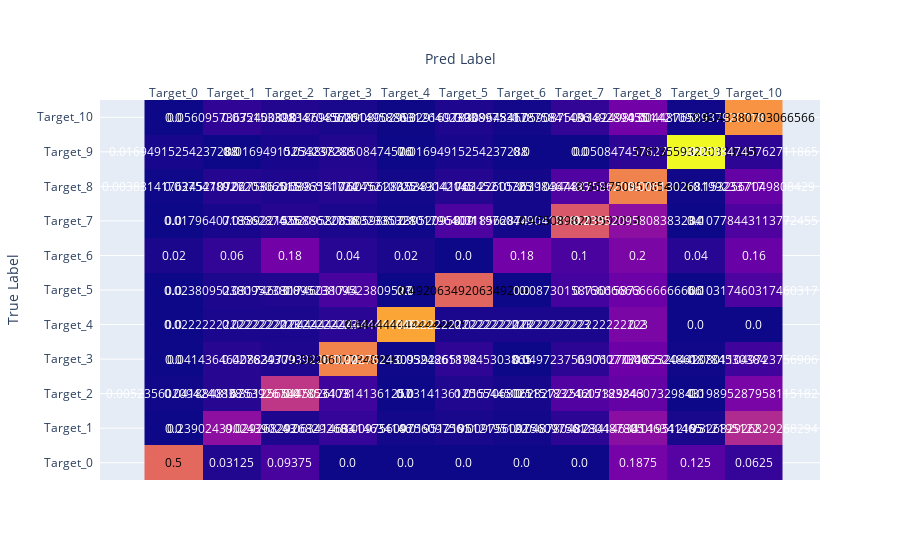

Notebook code for this chart:
### Code cell
cm = confusion_matrix(oof_df[Config.target], oof_df['prediction'], normalize='true')

names = [f'Target_{i}' for i in range(11)]

fig = ff.create_annotated_heatmap(cm, x=names, y=names)
fig.update_layout(
    yaxis_title='True Label',
    xaxis_title='Pred Label',
)
fig.show()

### Figure 1 — Plotly figure (JSON) as saved in the notebook; plotly's stock layout.template omitted (floating-point values rounded to 4 significant figures)
{"data": [{"colorscale": [[0, "#0d0887"], [0.1111, "#46039f"], [0.2222, "#7201a8"], [0.3333, "#9c179e"], [0.4444, "#bd3786"], [0.5556, "#d8576b"], [0.6667, "#ed7953"], [0.7778, "#fb9f3a"], [0.8889, "#fdca26"], [1, "#f0f921"]], "reversescale": false, "showscale": false, "type": "heatmap", "x": ["Target_0", "Target_1", "Target_2", "Target_3", "Target_4", "Target_5", "Target_6", "Target_7", "Target_8", "Target_9", "Target_10"], "y": ["Target_0", "Target_1", "Target_2", "Target_3", "Target_4", "Target_5", "Target_6", "Target_7", "Target_8", "Target_9", "Target_10"], "z": [[0.5, 0.03125, 0.09375, 0, 0, 0, 0, 0, 0.1875, 0.125, 0.0625], [0, 0.239, 0.02927, 0.06341, 0.009756, 0.01951, 0.009756, 0.04878, 0.2341, 0.01951, 0.3268], [0.005236, 0.04188, 0.3613, 0.07853, 0, 0.03141, 0.01571, 0.1152, 0.1518, 0, 0.199], [0, 0.04144, 0.02762, 0.5691, 0.002762, 0.05249, 0, 0.04972, 0.1713, 0.005525, 0.08011], [0, 0.02222, 0.02222, 0.04444, 0.6444, 0.02222, 0.02222, 0.02222, 0.2, 0, 0], [0, 0.02381, 0.03175, 0.09524, 0, 0.4921, 0, 0.0873, 0.1667, 0, 0.1032], [0.02, 0.06, 0.18, 0.04, 0.02, 0, 0.18, 0.1, 0.2, 0.04, 0.16], [0, 0.01796, 0.03892, 0.02096, 0.005988, 0.1018, 0.01198, 0.4551, 0.2395, 0, 0.1078], [0.003831, 0.03755, 0.02759, 0.03831, 0.007663, 0.03831, 0.01226, 0.1103, 0.5648, 0.00613, 0.1533], [0.01695, 0, 0.01695, 0.0339, 0, 0.01695, 0, 0, 0.05085, 0.8136, 0.05085], [0, 0.0561, 0.03515, 0.0187, 0.001496, 0.02917, 0.008975, 0.05909, 0.1825, 0.004488, 0.6043]]}], "layout": {"annotations": [{"font": {"color": "#000000"}, "showarrow": false, "text": "0.5", "x": "Target_0", "xref": "x", "y": "Target_0", "yref": "y"}, {"font": {"color": "#FFFFFF"}, "showarrow": false, "text": "0.03125", "x": "Target_1", "xref": "x", "y": "Target_0", "yref": "y"}, {"font": {"color": "#FFFFFF"}, "showarrow": false, "text": "0.09375", "x": "Target_2", "xref": "x", "y": "Target_0", "yref": "y"}, {"font": {"color": "#FFFFFF"}, "showarrow": false, "text": "0.0", "x": "Target_3", "xref": "x", "y": "Target_0", "yref": "y"}, {"font": {"color": "#FFFFFF"}, "showarrow": false, "text": "0.0", "x": "Target_4", "xref": "x", "y": "Target_0", "yref": "y"}, {"font": {"color": "#FFFFFF"}, "showarrow": false, "text": "0.0", "x": "Target_5", "xref": "x", "y": "Target_0", "yref": "y"}, {"font": {"color": "#FFFFFF"}, "showarrow": false, "text": "0.0", "x": "Target_6", "xref": "x", "y": "Target_0", "yref": "y"}, {"font": {"color": "#FFFFFF"}, "showarrow": false, "text": "0.0", "x": "Target_7", "xref": "x", "y": "Target_0", "yref": "y"}, {"font": {"color": "#FFFFFF"}, "showarrow": false, "text": "0.1875", "x": "Target_8", "xref": "x", "y": "Target_0", "yref": "y"}, {"font": {"color": "#FFFFFF"}, "showarrow": false, "text": "0.125", "x": "Target_9", "xref": "x", "y": "Target_0", "yref": "y"}, {"font": {"color": "#FFFFFF"}, "showarrow": false, "text": "0.0625", "x": "Target_10", "xref": "x", "y": "Target_0", "yref": "y"}, {"font": {"color": "#FFFFFF"}, "showarrow": false, "text": "0.0", "x": "Target_0", "xref": "x", "y": "Target_1", "yref": "y"}, {"font": {"color": "#FFFFFF"}, "showarrow": false, "text": "0.23902439024390243", "x": "Target_1", "xref": "x", "y": "Target_1", "yref": "y"}, {"font": {"color": "#FFFFFF"}, "showarrow": false, "text": "0.02926829268292683", "x": "Target_2", "xref": "x", "y": "Target_1", "yref": "y"}, {"font": {"color": "#FFFFFF"}, "showarrow": false, "text": "0.06341463414634146", "x": "Target_3", "xref": "x", "y": "Target_1", "yref": "y"}, {"font": {"color": "#FFFFFF"}, "showarrow": false, "text": "0.00975609756097561", "x": "Target_4", "xref": "x", "y": "Target_1", "yref": "y"}, {"font": {"color": "#FFFFFF"}, "showarrow": false, "text": "0.01951219512195122", "x": "Target_5", "xref": "x", "y": "Target_1", "yref": "y"}, {"font": {"color": "#FFFFFF"}, "showarrow": false, "text": "0.00975609756097561", "x": "Target_6", "xref": "x", "y": "Target_1", "yref": "y"}, {"font": {"color": "#FFFFFF"}, "showarrow": false, "text": "0.04878048780487805", "x": "Target_7", "xref": "x", "y": "Target_1", "yref": "y"}, {"font": {"color": "#FFFFFF"}, "showarrow": false, "text": "0.23414634146341465", "x": "Target_8", "xref": "x", "y": "Target_1", "yref": "y"}, {"font": {"color": "#FFFFFF"}, "showarrow": false, "text": "0.01951219512195122", "x": "Target_9", "xref": "x", "y": "Target_1", "yref": "y"}, {"font": {"color": "#FFFFFF"}, "showarrow": false, "text": "0.32682926829268294", "x": "Target_10", "xref": "x", "y": "Target_1", "yref": "y"}, {"font": {"color": "#FFFFFF"}, "showarrow": false, "text": "0.005235602094240838", "x": "Target_0", "xref": "x", "y": "Target_2", "yref": "y"}, {"font": {"color": "#FFFFFF"}, "showarrow": false, "text": "0.041884816753926704", "x": "Target_1", "xref": "x", "y": "Target_2", "yref": "y"}, {"font": {"color": "#FFFFFF"}, "showarrow": false, "text": "0.3612565445026178", "x": "Target_2", "xref": "x", "y": "Target_2", "yref": "y"}, {"font": {"color": "#FFFFFF"}, "showarrow": false, "text": "0.07853403141361257", "x": "Target_3", "xref": "x", "y": "Target_2", "yref": "y"}, {"font": {"color": "#FFFFFF"}, "showarrow": false, "text": "0.0", "x": "Target_4", "xref": "x", "y": "Target_2", "yref": "y"}, {"font": {"color": "#FFFFFF"}, "showarrow": false, "text": "0.031413612565445025", "x": "Target_5", "xref": "x", "y": "Target_2", "yref": "y"}, {"font": {"color": "#FFFFFF"}, "showarrow": false, "text": "0.015706806282722512", "x": "Target_6", "xref": "x", "y": "Target_2", "yref": "y"}, {"font": {"color": "#FFFFFF"}, "showarrow": false, "text": "0.11518324607329843", "x": "Target_7", "xref": "x", "y": "Target_2", "yref": "y"}, {"font": {"color": "#FFFFFF"}, "showarrow": false, "text": "0.1518324607329843", "x": "Target_8", "xref": "x", "y": "Target_2", "yref": "y"}, {"font": {"color": "#FFFFFF"}, "showarrow": false, "text": "0.0", "x": "Target_9", "xref": "x", "y": "Target_2", "yref": "y"}, {"font": {"color": "#FFFFFF"}, "showarrow": false, "text": "0.19895287958115182", "x": "Target_10", "xref": "x", "y": "Target_2", "yref": "y"}, {"font": {"color": "#FFFFFF"}, "showarrow": false, "text": "0.0", "x": "Target_0", "xref": "x", "y": "Target_3", "yref": "y"}, {"font": {"color": "#FFFFFF"}, "showarrow": false, "text": "0.04143646408839779", "x": "Target_1", "xref": "x", "y": "Target_3", "yref": "y"}, {"font": {"color": "#FFFFFF"}, "showarrow": false, "text": "0.027624309392265192", "x": "Target_2", "xref": "x", "y": "Target_3", "yref": "y"}, {"font": {"color": "#000000"}, "showarrow": false, "text": "0.569060773480663", "x": "Target_3", "xref": "x", "y": "Target_3", "yref": "y"}, {"font": {"color": "#FFFFFF"}, "showarrow": false, "text": "0.0027624309392265192", "x": "Target_4", "xref": "x", "y": "Target_3", "yref": "y"}, {"font": {"color": "#FFFFFF"}, "showarrow": false, "text": "0.052486187845303865", "x": "Target_5", "xref": "x", "y": "Target_3", "yref": "y"}, {"font": {"color": "#FFFFFF"}, "showarrow": false, "text": "0.0", "x": "Target_6", "xref": "x", "y": "Target_3", "yref": "y"}, {"font": {"color": "#FFFFFF"}, "showarrow": false, "text": "0.049723756906077346", "x": "Target_7", "xref": "x", "y": "Target_3", "yref": "y"}, {"font": {"color": "#FFFFFF"}, "showarrow": false, "text": "0.1712707182320442", "x": "Target_8", "xref": "x", "y": "Target_3", "yref": "y"}, {"font": {"color": "#FFFFFF"}, "showarrow": false, "text": "0.0055248618784530384", "x": "Target_9", "xref": "x", "y": "Target_3", "yref": "y"}, {"font": {"color": "#FFFFFF"}, "showarrow": false, "text": "0.08011049723756906", "x": "Target_10", "xref": "x", "y": "Target_3", "yref": "y"}, {"font": {"color": "#FFFFFF"}, "showarrow": false, "text": "0.0", "x": "Target_0", "xref": "x", "y": "Target_4", "yref": "y"}, {"font": {"color": "#FFFFFF"}, "showarrow": false, "text": "0.022222222222222223", "x": "Target_1", "xref": "x", "y": "Target_4", "yref": "y"}, {"font": {"color": "#FFFFFF"}, "showarrow": false, "text": "0.022222222222222223", "x": "Target_2", "xref": "x", "y": "Target_4", "yref": "y"}, {"font": {"color": "#FFFFFF"}, "showarrow": false, "text": "0.044444444444444446", "x": "Target_3", "xref": "x", "y": "Target_4", "yref": "y"}, {"font": {"color": "#000000"}, "showarrow": false, "text": "0.6444444444444445", "x": "Target_4", "xref": "x", "y": "Target_4", "yref": "y"}, {"font": {"color": "#FFFFFF"}, "showarrow": false, "text": "0.022222222222222223", "x": "Target_5", "xref": "x", "y": "Target_4", "yref": "y"}, {"font": {"color": "#FFFFFF"}, "showarrow": false, "text": "0.022222222222222223", "x": "Target_6", "xref": "x", "y": "Target_4", "yref": "y"}, {"font": {"color": "#FFFFFF"}, "showarrow": false, "text": "0.022222222222222223", "x": "Target_7", "xref": "x", "y": "Target_4", "yref": "y"}, {"font": {"color": "#FFFFFF"}, "showarrow": false, "text": "0.2", "x": "Target_8", "xref": "x", "y": "Target_4", "yref": "y"}, {"font": {"color": "#FFFFFF"}, "showarrow": false, "text": "0.0", "x": "Target_9", "xref": "x", "y": "Target_4", "yref": "y"}, {"font": {"color": "#FFFFFF"}, "showarrow": false, "text": "0.0", "x": "Target_10", "xref": "x", "y": "Target_4", "yref": "y"}, {"font": {"color": "#FFFFFF"}, "showarrow": false, "text": "0.0", "x": "Target_0", "xref": "x", "y": "Target_5", "yref": "y"}, {"font": {"color": "#FFFFFF"}, "showarrow": false, "text": "0.023809523809523808", "x": "Target_1", "xref": "x", "y": "Target_5", "yref": "y"}, {"font": {"color": "#FFFFFF"}, "showarrow": false, "text": "0.031746031746031744", "x": "Target_2", "xref": "x", "y": "Target_5", "yref": "y"}, {"font": {"color": "#FFFFFF"}, "showarrow": false, "text": "0.09523809523809523", "x": "Target_3", "xref": "x", "y": "Target_5", "yref": "y"}, {"font": {"color": "#FFFFFF"}, "showarrow": false, "text": "0.0", "x": "Target_4", "xref": "x", "y": "Target_5", "yref": "y"}, {"font": {"color": "#000000"}, "showarrow": false, "text": "0.49206349206349204", "x": "Target_5", "xref": "x", "y": "Target_5", "yref": "y"}, {"font": {"color": "#FFFFFF"}, "showarrow": false, "text": "0.0", "x": "Target_6", "xref": "x", "y": "Target_5", "yref": "y"}, {"font": {"color": "#FFFFFF"}, "showarrow": false, "text": "0.0873015873015873", "x": "Target_7", "xref": "x", "y": "Target_5", "yref": "y"}, {"font": {"color": "#FFFFFF"}, "showarrow": false, "text": "0.16666666666666666", "x": "Target_8", "xref": "x", "y": "Target_5", "yref": "y"}, {"font": {"color": "#FFFFFF"}, "showarrow": false, "text": "0.0", "x": "Target_9", "xref": "x", "y": "Target_5", "yref": "y"}, {"font": {"color": "#FFFFFF"}, "showarrow": false, "text": "0.10317460317460317", "x": "Target_10", "xref": "x", "y": "Target_5", "yref": "y"}, {"font": {"color": "#FFFFFF"}, "showarrow": false, "text": "0.02", "x": "Target_0", "xref": "x", "y": "Target_6", "yref": "y"}, {"font": {"color": "#FFFFFF"}, "showarrow": false, "text": "0.06", "x": "Target_1", "xref": "x", "y": "Target_6", "yref": "y"}, {"font": {"color": "#FFFFFF"}, "showarrow": false, "text": "0.18", "x": "Target_2", "xref": "x", "y": "Target_6", "yref": "y"}, {"font": {"color": "#FFFFFF"}, "showarrow": false, "text": "0.04", "x": "Target_3", "xref": "x", "y": "Target_6", "yref": "y"}, {"font": {"color": "#FFFFFF"}, "showarrow": false, "text": "0.02", "x": "Target_4", "xref": "x", "y": "Target_6", "yref": "y"}, {"font": {"color": "#FFFFFF"}, "showarrow": false, "text": "0.0", "x": "Target_5", "xref": "x", "y": "Target_6", "yref": "y"}, {"font": {"color": "#FFFFFF"}, "showarrow": false, "text": "0.18", "x": "Target_6", "xref": "x", "y": "Target_6", "yref": "y"}, {"font": {"color": "#FFFFFF"}, "showarrow": false, "text": "0.1", "x": "Target_7", "xref": "x", "y": "Target_6", "yref": "y"}, {"font": {"color": "#FFFFFF"}, "showarrow": false, "text": "0.2", "x": "Target_8", "xref": "x", "y": "Target_6", "yref": "y"}, {"font": {"color": "#FFFFFF"}, "showarrow": false, "text": "0.04", "x": "Target_9", "xref": "x", "y": "Target_6", "yref": "y"}, {"font": {"color": "#FFFFFF"}, "showarrow": false, "text": "0.16", "x": "Target_10", "xref": "x", "y": "Target_6", "yref": "y"}, {"font": {"color": "#FFFFFF"}, "showarrow": false, "text": "0.0", "x": "Target_0", "xref": "x", "y": "Target_7", "yref": "y"}, {"font": {"color": "#FFFFFF"}, "showarrow": false, "text": "0.017964071856287425", "x": "Target_1", "xref": "x", "y": "Target_7", "yref": "y"}, {"font": {"color": "#FFFFFF"}, "showarrow": false, "text": "0.038922155688622756", "x": "Target_2", "xref": "x", "y": "Target_7", "yref": "y"}, {"font": {"color": "#FFFFFF"}, "showarrow": false, "text": "0.020958083832335328", "x": "Target_3", "xref": "x", "y": "Target_7", "yref": "y"}, {"font": {"color": "#FFFFFF"}, "showarrow": false, "text": "0.005988023952095809", "x": "Target_4", "xref": "x", "y": "Target_7", "yref": "y"}, {"font": {"color": "#FFFFFF"}, "showarrow": false, "text": "0.10179640718562874", "x": "Target_5", "xref": "x", "y": "Target_7", "yref": "y"}, {"font": {"color": "#FFFFFF"}, "showarrow": false, "text": "0.011976047904191617", "x": "Target_6", "xref": "x", "y": "Target_7", "yref": "y"}, {"font": {"color": "#000000"}, "showarrow": false, "text": "0.4550898203592814", "x": "Target_7", "xref": "x", "y": "Target_7", "yref": "y"}, {"font": {"color": "#FFFFFF"}, "showarrow": false, "text": "0.23952095808383234", "x": "Target_8", "xref": "x", "y": "Target_7", "yref": "y"}, {"font": {"color": "#FFFFFF"}, "showarrow": false, "text": "0.0", "x": "Target_9", "xref": "x", "y": "Target_7", "yref": "y"}, {"font": {"color": "#FFFFFF"}, "showarrow": false, "text": "0.10778443113772455", "x": "Target_10", "xref": "x", "y": "Target_7", "yref": "y"}, {"font": {"color": "#FFFFFF"}, "showarrow": false, "text": "0.0038314176245210726", "x": "Target_0", "xref": "x", "y": "Target_8", "yref": "y"}, {"font": {"color": "#FFFFFF"}, "showarrow": false, "text": "0.037547892720306515", "x": "Target_1", "xref": "x", "y": "Target_8", "yref": "y"}, {"font": {"color": "#FFFFFF"}, "showarrow": false, "text": "0.027586206896551724", "x": "Target_2", "xref": "x", "y": "Target_8", "yref": "y"}, {"font": {"color": "#FFFFFF"}, "showarrow": false, "text": "0.038314176245210725", "x": "Target_3", "xref": "x", "y": "Target_8", "yref": "y"}, {"font": {"color": "#FFFFFF"}, "showarrow": false, "text": "0.007662835249042145", "x": "Target_4", "xref": "x", "y": "Target_8", "yref": "y"}, {"font": {"color": "#FFFFFF"}, "showarrow": false, "text": "0.038314176245210725", "x": "Target_5", "xref": "x", "y": "Target_8", "yref": "y"}, {"font": {"color": "#FFFFFF"}, "showarrow": false, "text": "0.012260536398467433", "x": "Target_6", "xref": "x", "y": "Target_8", "yref": "y"}, {"font": {"color": "#FFFFFF"}, "showarrow": false, "text": "0.1103448275862069", "x": "Target_7", "xref": "x", "y": "Target_8", "yref": "y"}, {"font": {"color": "#000000"}, "showarrow": false, "text": "0.5647509578544061", "x": "Target_8", "xref": "x", "y": "Target_8", "yref": "y"}, {"font": {"color": "#FFFFFF"}, "showarrow": false, "text": "0.006130268199233717", "x": "Target_9", "xref": "x", "y": "Target_8", "yref": "y"}, {"font": {"color": "#FFFFFF"}, "showarrow": false, "text": "0.1532567049808429", "x": "Target_10", "xref": "x", "y": "Target_8", "yref": "y"}, {"font": {"color": "#FFFFFF"}, "showarrow": false, "text": "0.01694915254237288", "x": "Target_0", "xref": "x", "y": "Target_9", "yref": "y"}, {"font": {"color": "#FFFFFF"}, "showarrow": false, "text": "0.0", "x": "Target_1", "xref": "x", "y": "Target_9", "yref": "y"}, {"font": {"color": "#FFFFFF"}, "showarrow": false, "text": "0.01694915254237288", "x": "Target_2", "xref": "x", "y": "Target_9", "yref": "y"}, {"font": {"color": "#FFFFFF"}, "showarrow": false, "text": "0.03389830508474576", "x": "Target_3", "xref": "x", "y": "Target_9", "yref": "y"}, {"font": {"color": "#FFFFFF"}, "showarrow": false, "text": "0.0", "x": "Target_4", "xref": "x", "y": "Target_9", "yref": "y"}, {"font": {"color": "#FFFFFF"}, "showarrow": false, "text": "0.01694915254237288", "x": "Target_5", "xref": "x", "y": "Target_9", "yref": "y"}, {"font": {"color": "#FFFFFF"}, "showarrow": false, "text": "0.0", "x": "Target_6", "xref": "x", "y": "Target_9", "yref": "y"}, {"font": {"color": "#FFFFFF"}, "showarrow": false, "text": "0.0", "x": "Target_7", "xref": "x", "y": "Target_9", "yref": "y"}, {"font": {"color": "#FFFFFF"}, "showarrow": false, "text": "0.05084745762711865", "x": "Target_8", "xref": "x", "y": "Target_9", "yref": "y"}, {"font": {"color": "#000000"}, "showarrow": false, "text": "0.8135593220338984", "x": "Target_9", "xref": "x", "y": "Target_9", "yref": "y"}, {"font": {"color": "#FFFFFF"}, "showarrow": false, "text": "0.05084745762711865", "x": "Target_10", "xref": "x", "y": "Target_9", "yref": "y"}, {"font": {"color": "#FFFFFF"}, "showarrow": false, "text": "0.0", "x": "Target_0", "xref": "x", "y": "Target_10", "yref": "y"}, {"font": {"color": "#FFFFFF"}, "showarrow": false, "text": "0.05609573672400898", "x": "Target_1", "xref": "x", "y": "Target_10", "yref": "y"}, {"font": {"color": "#FFFFFF"}, "showarrow": false, "text": "0.035153328347045626", "x": "Target_2", "xref": "x", "y": "Target_10", "yref": "y"}, {"font": {"color": "#FFFFFF"}, "showarrow": false, "text": "0.018698578908002993", "x": "Target_3", "xref": "x", "y": "Target_10", "yref": "y"}, {"font": {"color": "#FFFFFF"}, "showarrow": false, "text": "0.0014958863126402393", "x": "Target_4", "xref": "x", "y": "Target_10", "yref": "y"}, {"font": {"color": "#FFFFFF"}, "showarrow": false, "text": "0.02916978309648467", "x": "Target_5", "xref": "x", "y": "Target_10", "yref": "y"}, {"font": {"color": "#FFFFFF"}, "showarrow": false, "text": "0.008975317875841436", "x": "Target_6", "xref": "x", "y": "Target_10", "yref": "y"}, {"font": {"color": "#FFFFFF"}, "showarrow": false, "text": "0.059087509349289455", "x": "Target_7", "xref": "x", "y": "Target_10", "yref": "y"}, {"font": {"color": "#FFFFFF"}, "showarrow": false, "text": "0.1824981301421092", "x": "Target_8", "xref": "x", "y": "Target_10", "yref": "y"}, {"font": {"color": "#FFFFFF"}, "showarrow": false, "text": "0.004487658937920718", "x": "Target_9", "xref": "x", "y": "Target_10", "yref": "y"}, {"font": {"color": "#000000"}, "showarrow": false, "text": "0.6043380703066566", "x": "Target_10", "xref": "x", "y": "Target_10", "yref": "y"}], "xaxis": {"dtick": 1, "gridcolor": "rgb(0, 0, 0)", "side": "top", "ticks": "", "title": {"text": "Pred Label"}}, "yaxis": {"dtick": 1, "ticks": "", "ticksuffix": "  ", "title": {"text": "True Label"}}}}
